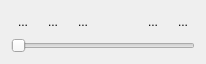
<?xml version="1.0" encoding="UTF-8"?>
<ui version="4.0">
 <class>TimeSliderWidgetForm</class>
 <widget class="QWidget" name="TimeSliderWidgetForm">
  <property name="geometry">
   <rect>
    <x>0</x>
    <y>0</y>
    <width>256</width>
    <height>67</height>
   </rect>
  </property>
  <property name="windowTitle">
   <string>Form</string>
  </property>
  <layout class="QGridLayout" name="gridLayout">
   <property name="sizeConstraint">
    <enum>QLayout::SetFixedSize</enum>
   </property>
   <item row="0" column="0">
    <layout class="QVBoxLayout" name="verticalLayout">
     <item>
      <layout class="QHBoxLayout" name="horizontalLayout">
       <item>
        <widget class="QToolButton" name="m_playToolButton">
         <property name="text">
          <string>...</string>
         </property>
         <property name="autoRaise">
          <bool>true</bool>
         </property>
        </widget>
       </item>
       <item>
        <widget class="QToolButton" name="m_skipBackwardToolButton">
         <property name="text">
          <string>...</string>
         </property>
         <property name="autoRaise">
          <bool>true</bool>
         </property>
        </widget>
       </item>
       <item>
        <widget class="QToolButton" name="m_skipForwardToolButton">
         <property name="text">
          <string>...</string>
         </property>
         <property name="autoRaise">
          <bool>true</bool>
         </property>
        </widget>
       </item>
       <item>
        <spacer name="horizontalSpacer">
         <property name="orientation">
          <enum>Qt::Horizontal</enum>
         </property>
         <property name="sizeHint" stdset="0">
          <size>
           <width>40</width>
           <height>20</height>
          </size>
         </property>
        </spacer>
       </item>
       <item>
        <widget class="QToolButton" name="m_settingsToolButton">
         <property name="text">
          <string>...</string>
         </property>
         <property name="autoRaise">
          <bool>true</bool>
         </property>
        </widget>
       </item>
       <item>
        <widget class="QToolButton" name="m_exitToolButton">
         <property name="text">
          <string>...</string>
         </property>
         <property name="autoRaise">
          <bool>true</bool>
         </property>
        </widget>
       </item>
      </layout>
     </item>
     <item>
      <widget class="QSlider" name="m_TemporalHorizontalSlider">
       <property name="orientation">
        <enum>Qt::Horizontal</enum>
       </property>
      </widget>
     </item>
    </layout>
   </item>
  </layout>
 </widget>
 <resources/>
 <connections/>
</ui>
